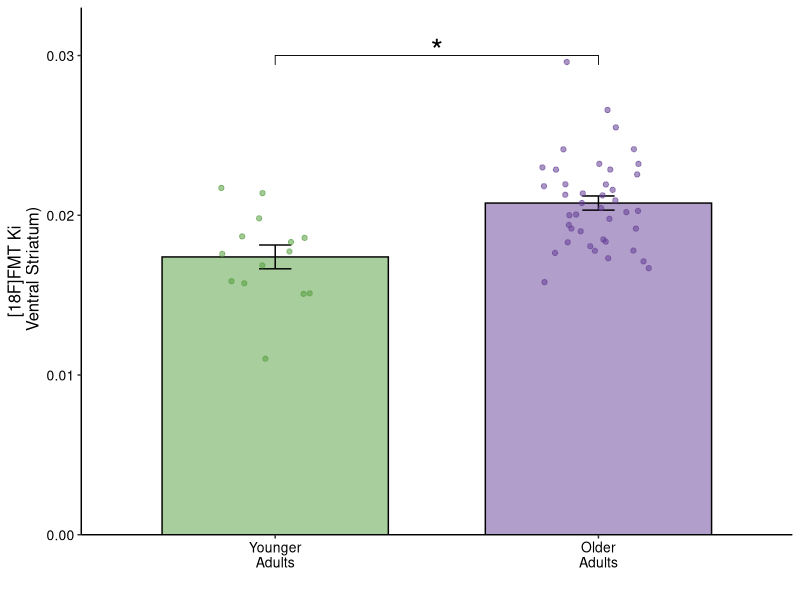
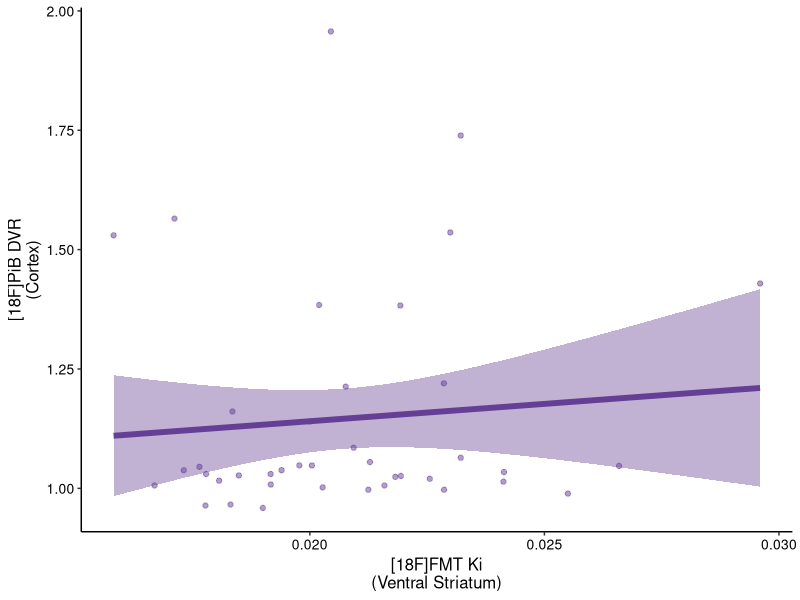
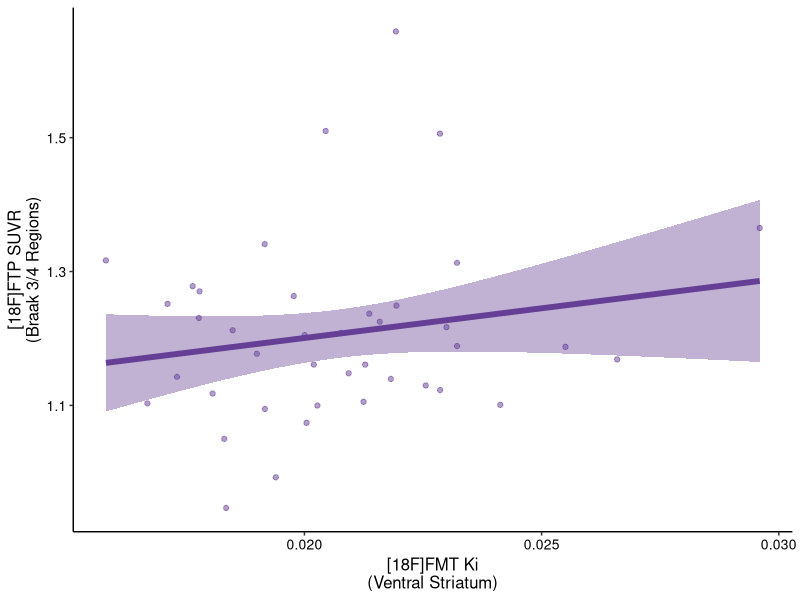
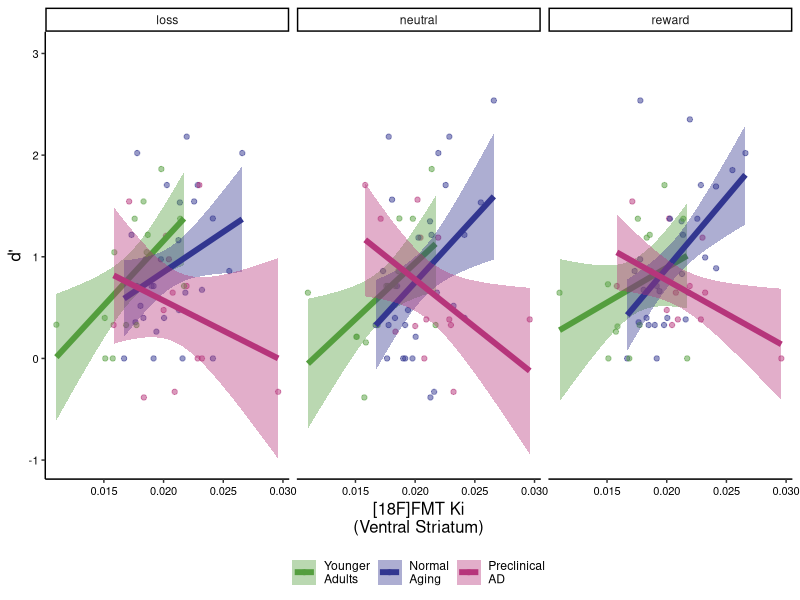
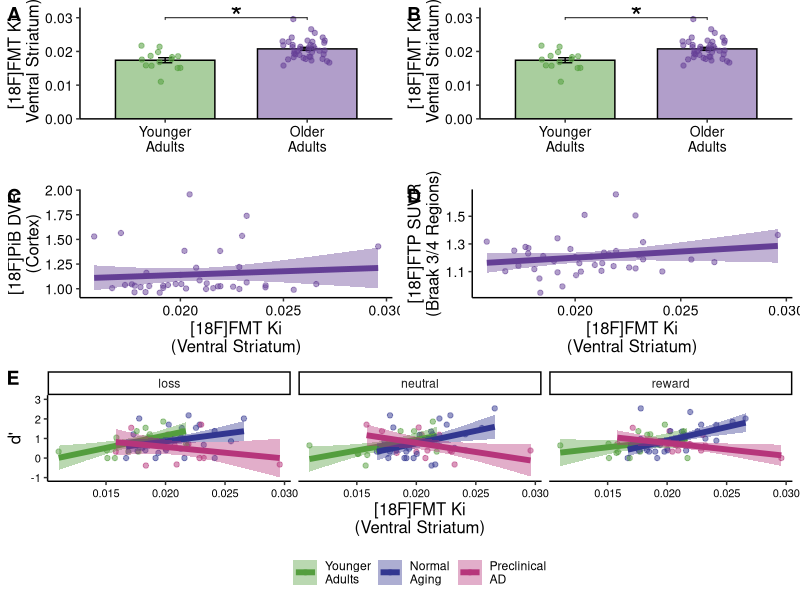
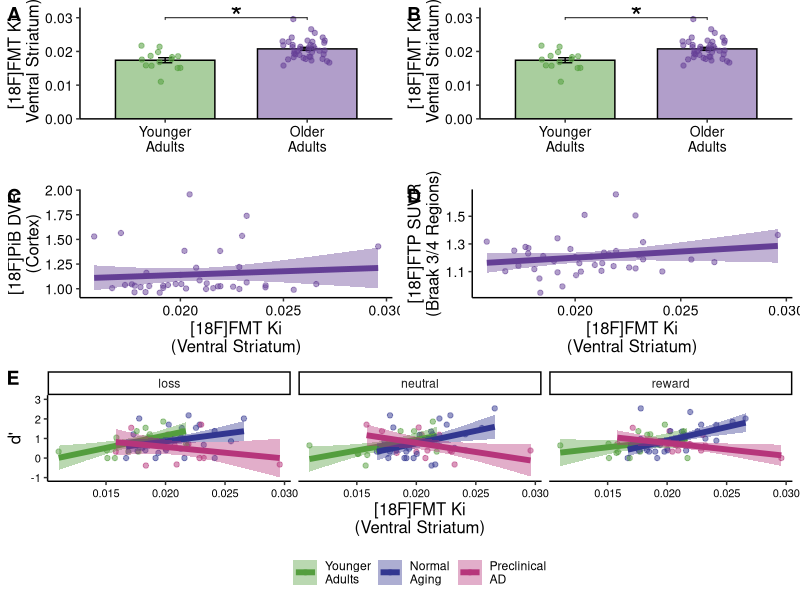

These figures' R source, in order:
## ---- chunk 1
knitr::opts_chunk$set(echo = TRUE)
## ---- chunk 2
# Load Libraries
library(tidyverse)
library(ggpubr)
library(lme4)
library(lmerTest)
library(rstatix)
library(emmeans)
library(lsmeans)

# Set colorscales
biomarker_group_cscale <- scale_color_manual(values = c("#549e3e", "#323690", "#B6357B"))
biomarker_group_fscale <- scale_fill_manual(values = c("#549e3e", "#323690", "#B6357B"))

# Read in data
data_BCD <- read_csv('data_fig2bcd.csv')
data_E <- read_csv('data_fig2e.csv')

data_E$biomarker_group <- factor(data_E$biomarker_group,
                                 levels = c('Younger\nAdults',
                                            'Normal\nAging',
                                            'Preclinical\nAD'))
## ---- chunk 3
# Panel B
figB <- ggbarplot(data_BCD, 
          x = 'age_group', 
          y = 'fmt_ki_vst', 
          fill = 'age_group', 
          color = 'black', 
          alpha = 0.5,
          palette = c("#549e3e", "#643f95"), 
          add = c('mean_se'), 
          legend = 'none',
          order = c('Younger\nAdults', 'Older\nAdults')) +
          geom_jitter(aes(color = age_group, 
                          fill = age_group, 
                          alpha = 0.5),
                          position = position_jitterdodge(0.7))

age.stat.test <- data_BCD %>% t_test(fmt_ki_vst ~ age_group, detailed = TRUE)
age.stat.test.p <- age.stat.test %>%
  add_xy_position(x = 'age_group', fun = 'mean_se', dodge = 0.8)
age.stat.test.p <- age.stat.test.p %>% mutate(sig = case_when(p < 0.05 ~ '*',
                                                              p >= 0.05 ~ ''))

figB <- figB + stat_pvalue_manual(age.stat.test.p, label = 'sig', tip.length = 0.03, 
                       step.increase = 0.08, y.position = 0.03,
                       size = 8, bracket_size = 1, hide.ns = T) + 
    xlab('') + 
    ylab('[18F]FMT Ki\n Ventral Striatum)') +
    scale_y_continuous(expand = expansion(mult = c(0, 0.1))) +
    theme_classic() +
    theme(panel.background = element_blank(),
        axis.line = element_line(color = 'black'),
        legend.position = 'none', 
        axis.text.x = element_text(color = 'black', size = 10),
        axis.text.y = element_text(color = 'black', size = 10),
        axis.title.x = element_text(color = 'black', size = 12),
        axis.title.y = element_text(color = 'black', size = 12),
        legend.title = element_blank())
figB
## ---- chunk 4
# Test for difference in FMT signal based on age group
age.stat.test <- data_BCD %>% 
    t_test(fmt_ki_vst ~ age_group, detailed = TRUE)
age.stat.test.p <- age.stat.test %>% mutate(sig = case_when(p < 0.05 ~ '*',
                                                        p >= 0.05 ~ ''))
age.stat.test

# Test for difference in FMT signal based on preclinical AD status
biomarker.stat.test <- data_BCD %>% 
    t_test(fmt_ki_vst ~ biomarker_group, detailed = TRUE)
biomarker.stat.test.p <- biomarker.stat.test %>% mutate(sig = case_when(p < 0.05 ~ '*',
                                                        p >= 0.05 ~ ''))
biomarker.stat.test
## ---- chunk 5
# Panel C: Plot FMT vs. FTP
figC <- data_BCD %>% filter(age_group == 'Older\nAdults') %>%
  ggplot(aes(y = pib_dvr, x = fmt_ki_vst)) +
  geom_point(color = "#643f95", fill = "#643f95", alpha = 0.5) +
  geom_smooth(method = 'lm', color = "#643f95", fill = "#643f95",
              linewidth = 2, level = 0.9) +
  theme_classic() +
  ylab('[18F]PiB DVR\n(Cortex)') +
  xlab('[18F]FMT Ki\n(Ventral Striatum)') +
  theme(panel.background = element_blank(),
      axis.line = element_line(color = 'black'),
      legend.position = 'bottom', 
      axis.text.x = element_text(color = 'black', size = 10),
      axis.text.y = element_text(color = 'black', size = 10),
      axis.title.x = element_text(color = 'black', size = 12),
      axis.title.y = element_text(color = 'black', size = 12),
      legend.title = element_blank())

figC
## ---- chunk 6
mod <- lm(fmt_ki_vst ~ pib_dvr + age + sex + yrs_edu,
          data = data_BCD)
summary(mod)
## ---- chunk 7
# Panel D: Plot FMT vs. FTP
figD <- data_BCD %>% filter(age_group == 'Older\nAdults') %>%
  ggplot(aes(y = ftp_braak34_suvr, x = fmt_ki_vst)) +
  geom_point(color = "#643f95", fill = "#643f95", alpha = 0.5) +
  geom_smooth(method = 'lm', color = "#643f95", fill = "#643f95",
              linewidth = 2, level = 0.9) +
  theme_classic() +
  ylab('[18F]FTP SUVR\n(Braak 3/4 Regions)') +
  xlab('[18F]FMT Ki\n(Ventral Striatum)') +
  theme(panel.background = element_blank(),
      axis.line = element_line(color = 'black'),
      legend.position = 'bottom', 
      axis.text.x = element_text(color = 'black', size = 10),
      axis.text.y = element_text(color = 'black', size = 10),
      axis.title.x = element_text(color = 'black', size = 12),
      axis.title.y = element_text(color = 'black', size = 12),
      legend.title = element_blank())

figD
## ---- chunk 8
mod <- lm(fmt_ki_vst ~ ftp_braak34_suvr + age + sex + yrs_edu,
          data = data_BCD)
summary(mod)
## ---- chunk 9
# Panel E: Plot FMT by d' across each valence
figE <- data_E %>% filter(!is.na(valence)) %>%
  ggplot(aes(x = fmt_ki_vst, y = dprime, group = biomarker_group,
             color = biomarker_group)) +
  geom_point(alpha = 0.5) +
  geom_smooth(aes(color = biomarker_group, fill = biomarker_group),
                  method = 'lm', linewidth = 2, level = 0.9) +
  biomarker_group_cscale +
  biomarker_group_fscale +
  theme_classic() +
  xlab(bquote('[18F]FMT Ki\n(Ventral Striatum)')) +
  ylab('d\'') +
  facet_wrap(.~valence, nrow = 1) +
  theme(panel.background = element_blank(),
      axis.line = element_line(color = 'black'),
      legend.position = 'bottom', 
      axis.text.x = element_text(color = 'black', size = 8),
      axis.text.y = element_text(color = 'black', size = 8),
      axis.title.x = element_text(color = 'black', size = 12),
      axis.title.y = element_text(color = 'black', size = 12),
      legend.title = element_blank())

figE
## ---- chunk 10
lme0 <- lmer(dprime ~ fmt_ki_vst*valence + (1 | subject),
             data_E %>% filter(age_group == 'Younger\nAdults'))
summary(lme0)
## ---- chunk 11
lme0 <- lmer(dprime ~ fmt_ki_vst*valence + (1 | subject),
             data_E %>% filter(age_group == 'Older\nAdults'))
summary(lme0)
## ---- chunk 12
# Stats for Panel E:
lme1 <- lmer(dprime ~ fmt_ki_vst*biomarker_group + valence*biomarker_group + (1 | subject),
             data_E)
summary(lme1)

print('============================== LME 1 POSTHOC TESTS ==============================')
slopes <- lstrends(lme1, ~ biomarker_group, var = 'fmt_ki_vst')
summary(slopes, infer=TRUE)
## ---- chunk 13
lme2 <- lmer(dprime ~ fmt_ki_vst*biomarker_group + valence*biomarker_group + learning + (1 | subject),
             data_E)
summary(lme2)

print('============================== LME 2 POSTHOC TESTS ==============================')
slopes <- lstrends(lme2, ~ biomarker_group, var = 'fmt_ki_vst')
summary(slopes, infer=TRUE)
## ---- chunk 14
# Combined Panels
fmt_fig <- ggarrange(ggarrange(figB, figB, labels = c('A', 'B'), ncol = 2), 
                     ggarrange(figC, figD, labels = c('C', 'D'), ncol = 2),
          figE, nrow = 3, labels = c('', '', 'E'), heights = c(1, 1, 1.3))

ggsave(fmt_fig, filename = 'fmt_fig.pdf', width = 5, height = 8, units = 'in')
fmt_fig
